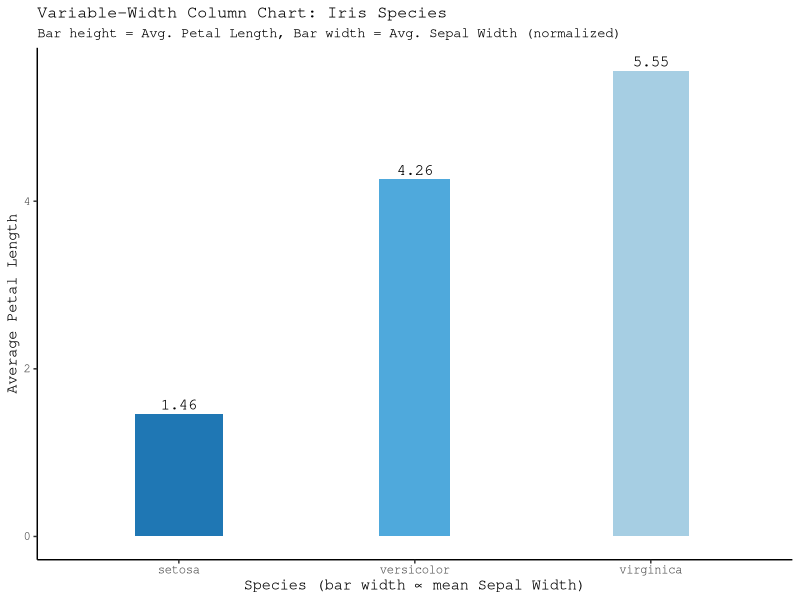
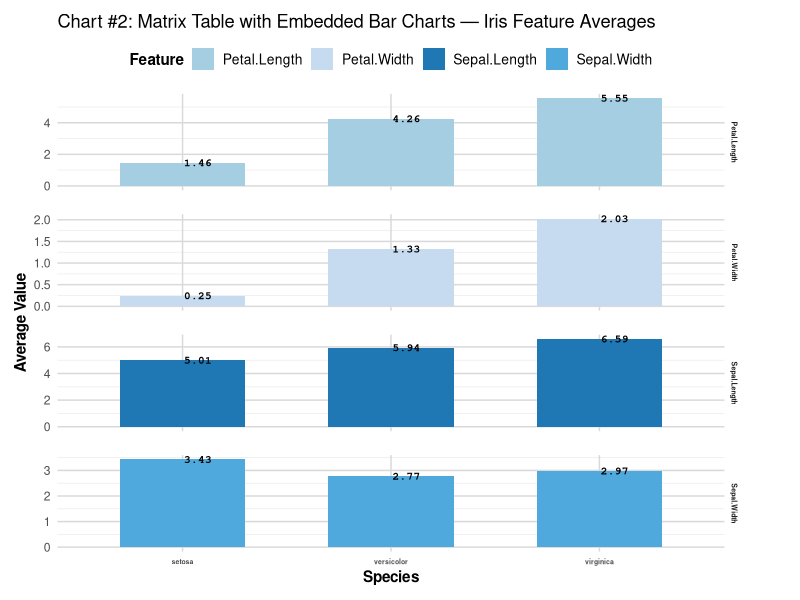
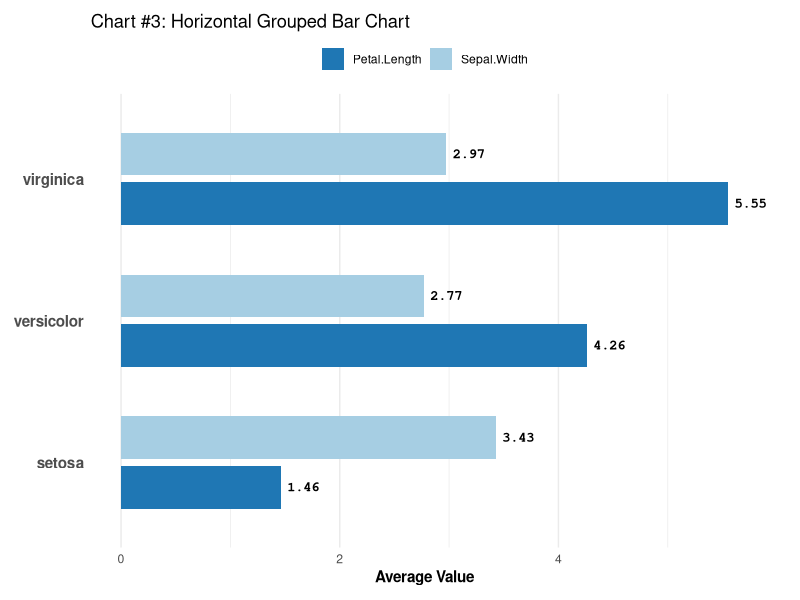
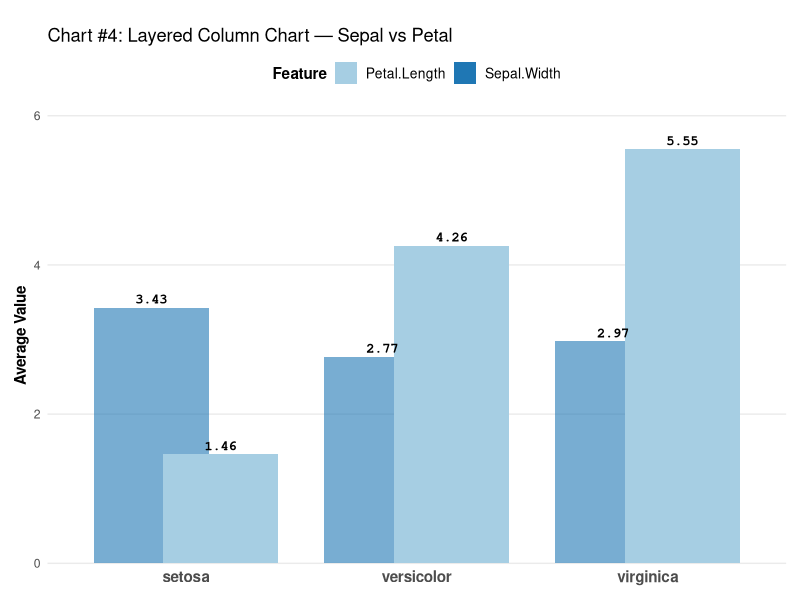

Recreate these plots in R, in order.
## ---- chunk 1
library(ggplot2)
data("iris")
iris_summary <- aggregate(cbind(Sepal.Width, Petal.Length) ~ Species, data = iris, FUN = mean)
iris_summary$NormWidth <- iris_summary$Sepal.Width / sum(iris_summary$Sepal.Width)
ggplot(iris_summary, aes(x = Species, y = Petal.Length)) +
  geom_col(aes(width = NormWidth, fill = Species)) +
  geom_text(aes(label = round(Petal.Length, 2)), vjust = -0.5, size = 4, family = "mono") +
  scale_fill_manual(values = c(setosa = "#1f77b4", versicolor = "#4fa9dc", virginica = "#a6cee3")) +
  labs(
    title = "Variable-Width Column Chart: Iris Species",
    subtitle = "Bar height = Avg. Petal Length, Bar width = Avg. Sepal Width (normalized)",
    x = "Species (bar width ∝ mean Sepal Width)",
    y = "Average Petal Length"
  ) +
  theme_classic(base_family = "mono") +
  theme(
    legend.position = "none",
    plot.title = element_text(size = 12),
    plot.subtitle = element_text(size = 10)
  )

## ---- chunk 2
d <- aggregate(cbind(Sepal.Length, Sepal.Width, Petal.Length, Petal.Width) ~ Species, iris, mean)
d <- reshape(d, list(2:5), v.names = "Value", timevar = "Feature", times = names(d)[2:5], direction = "long")

ggplot(d, aes(x = Species, y = Value, fill = Feature)) +
  geom_col(width = 0.6) +
  geom_text(aes(label = round(Value, 2)), hjust = -0.05, size = 2.8, family = "mono", fontface = "bold", color = "black") +
  facet_grid(Feature ~ ., scales = "free") +
  scale_fill_manual(values = c(Sepal.Length = "#1f77b4", Sepal.Width = "#4fa9dc", Petal.Length = "#a6cee3", Petal.Width = "#c6dbef")) +
  labs(title = "Chart #2: Matrix Table with Embedded Bar Charts — Iris Feature Averages", x = "Species", y = "Average Value", fill = "Feature") +
  coord_cartesian(clip = "off") +
  theme_minimal(base_family = "sans") +
  theme(strip.text = element_text(face = "bold", size = 5),
        axis.text.x = element_text(face = "bold", size = 5),
        axis.title.x = element_text(face = "bold"),
        axis.title.y = element_text(face = "bold"),
        panel.grid.major = element_line(color = "gray85"),
        panel.spacing.y = unit(1.2, "lines"),
        plot.margin = margin(10, 40, 10, 10),
        legend.position = "top",
        legend.title = element_text(face = "bold"),
        legend.text = element_text(size = 10))

## ---- chunk 3
library(ggplot2)
data("iris")
d <- aggregate(cbind(Sepal.Width, Petal.Length) ~ Species, iris, mean)
d_long <- reshape(d, varying = list(names(d)[2:3]), v.names = "Value",
                  timevar = "Variable", times = names(d)[2:3], direction = "long")
ggplot(d_long, aes(x = Value, y = Species, fill = Variable)) +
  geom_col(position = position_dodge(0.7), width = 0.6) +
  geom_text(aes(label = round(Value, 2)), position = position_dodge(0.7),
            hjust = -0.2, size = 3.5, family = "mono", fontface = "bold", color = "black") +
  scale_fill_manual(values = c(Sepal.Width = "#a6cee3", Petal.Length = "#1f77b4")) +
  labs(title = "Chart #3: Horizontal Grouped Bar Chart", x = "Average Value", y = NULL) +
  coord_cartesian(clip = "off") +
  theme_minimal(base_family = "sans") +
  theme(axis.text.y = element_text(face = "bold", size = 11),
        axis.title.x = element_text(face = "bold"),
        legend.title = element_blank(),
        legend.position = "top",
        plot.margin = margin(10, 30, 10, 10),
        panel.grid.major.y = element_blank())

## ---- chunk 4
library(ggplot2); data("iris")

d <- aggregate(cbind(Sepal.Width, Petal.Length) ~ Species, iris, mean)
d <- reshape(d, list(2:3), v.names = "Value", timevar = "Variable",
             times = names(d)[2:3], direction = "long")
d$Layer <- d$Variable

ggplot(d, aes(x = Species, y = Value, fill = Layer)) +
  geom_col(position = position_nudge(x = ifelse(d$Layer == "Sepal.Width", -0.15, 0.15)),
           width = 0.5, alpha = ifelse(d$Layer == "Sepal.Width", 0.6, 1)) +
  geom_text(aes(label = round(Value, 2)),
            position = position_nudge(x = ifelse(d$Layer == "Sepal.Width", -0.15, 0.15)),
            vjust = -0.5, size = 3.5, family = "mono", fontface = "bold", color = "black") +
  scale_fill_manual(values = c(Sepal.Width = "#1f77b4", Petal.Length = "#a6cee3")) +
  scale_y_continuous(expand = expansion(mult = c(0, 0.1))) +
  coord_cartesian(clip = "off") +
  labs(title = "Chart #4: Layered Column Chart — Sepal vs Petal", x = NULL, y = "Average Value", fill = "Feature") +
  theme_minimal(base_family = "sans") +
  theme(axis.text.x = element_text(face = "bold", size = 11),
        axis.title.y = element_text(face = "bold"),
        panel.grid.major.x = element_blank(),
        panel.grid.minor = element_blank(),
        legend.position = "top",
        legend.title = element_text(face = "bold"),
        legend.text = element_text(size = 10),
        plot.margin = margin(t = 20, r = 10, b = 10, l = 10))
